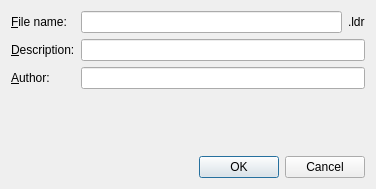
<ui version="4.0" >
 <class>modelPropertiesDialog</class>
 <widget class="QDialog" name="modelPropertiesDialog" >
  <property name="geometry" >
   <rect>
    <x>0</x>
    <y>0</y>
    <width>376</width>
    <height>189</height>
   </rect>
  </property>
  <property name="windowTitle" >
   <string>Model Properties</string>
  </property>
  <layout class="QVBoxLayout" name="verticalLayout" >
   <item>
    <layout class="QFormLayout" name="formLayout" >
     <item row="0" column="0" >
      <widget class="QLabel" name="label_4" >
       <property name="text" >
        <string>&amp;File name:</string>
       </property>
       <property name="buddy" >
        <cstring>editName</cstring>
       </property>
      </widget>
     </item>
     <item row="0" column="1" >
      <layout class="QHBoxLayout" name="horizontalLayout" >
       <item>
        <widget class="QLineEdit" name="editName" />
       </item>
       <item>
        <widget class="QLabel" name="label" >
         <property name="text" >
          <string>.ldr</string>
         </property>
        </widget>
       </item>
      </layout>
     </item>
     <item row="1" column="0" >
      <widget class="QLabel" name="label_2" >
       <property name="text" >
        <string>&amp;Description:</string>
       </property>
       <property name="buddy" >
        <cstring>editDesc</cstring>
       </property>
      </widget>
     </item>
     <item row="1" column="1" >
      <widget class="QLineEdit" name="editDesc" />
     </item>
     <item row="2" column="0" >
      <widget class="QLabel" name="label_3" >
       <property name="text" >
        <string>&amp;Author:</string>
       </property>
       <property name="buddy" >
        <cstring>editDesc</cstring>
       </property>
      </widget>
     </item>
     <item row="2" column="1" >
      <widget class="QLineEdit" name="editAuthor" />
     </item>
    </layout>
   </item>
   <item>
    <spacer name="verticalSpacer" >
     <property name="orientation" >
      <enum>Qt::Vertical</enum>
     </property>
     <property name="sizeHint" stdset="0" >
      <size>
       <width>20</width>
       <height>25</height>
      </size>
     </property>
    </spacer>
   </item>
   <item>
    <widget class="QDialogButtonBox" name="buttonBox" >
     <property name="orientation" >
      <enum>Qt::Horizontal</enum>
     </property>
     <property name="standardButtons" >
      <set>QDialogButtonBox::Cancel|QDialogButtonBox::Ok</set>
     </property>
    </widget>
   </item>
  </layout>
 </widget>
 <resources/>
 <connections>
  <connection>
   <sender>buttonBox</sender>
   <signal>accepted()</signal>
   <receiver>modelPropertiesDialog</receiver>
   <slot>accept()</slot>
   <hints>
    <hint type="sourcelabel" >
     <x>248</x>
     <y>145</y>
    </hint>
    <hint type="destinationlabel" >
     <x>157</x>
     <y>150</y>
    </hint>
   </hints>
  </connection>
  <connection>
   <sender>buttonBox</sender>
   <signal>rejected()</signal>
   <receiver>modelPropertiesDialog</receiver>
   <slot>reject()</slot>
   <hints>
    <hint type="sourcelabel" >
     <x>316</x>
     <y>145</y>
    </hint>
    <hint type="destinationlabel" >
     <x>286</x>
     <y>150</y>
    </hint>
   </hints>
  </connection>
 </connections>
</ui>
